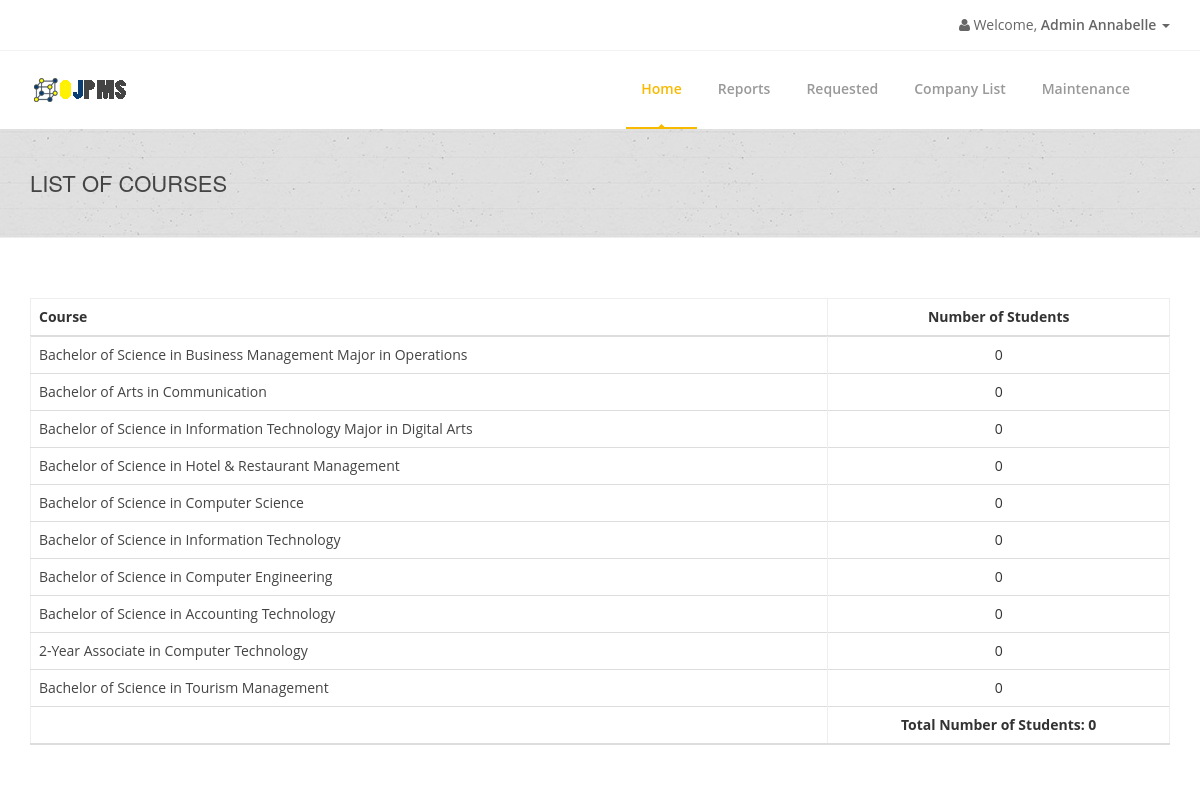
/admin/admin.php (signed in), run on the app's committed database.
### tables this page shows
CREATE TABLE `admintbl` (
  `AdminID` int(11) NOT NULL AUTO_INCREMENT,
  `Username` varchar(255) NOT NULL,
  `Password` varchar(255) NOT NULL,
  `SaltedPassword` varchar(255) NOT NULL,
  `FirstName` varchar(255) NOT NULL,
  `MiddleName` varchar(255) NOT NULL,
  `LastName` varchar(255) NOT NULL,
  `Position` varchar(255) NOT NULL,
  `Address` varchar(255) NOT NULL,
  `ContactNumber` varchar(255) NOT NULL,
  `Usertype` varchar(255) NOT NULL,
  PRIMARY KEY (`AdminID`)
);

CREATE TABLE `coursetbl` (
  `CourseID` int(11) NOT NULL AUTO_INCREMENT,
  `CourseTitle` varchar(255) NOT NULL,
  `CourseCode` varchar(255) NOT NULL,
  `CourseDescription` varchar(255) NOT NULL,
  PRIMARY KEY (`CourseID`)
);

### connection.php (called while the page is built, shortened)
<?php
class GSecureSQLConfig
{
    static function get_mysqli_config($type = NULL)
    {
        if (strtoupper($type) == 'LOCALHOST') {
            return array(
                'host' => 'localhost:3306',
                'user' => 'root',
                'pass' => '',
                'db' => 'e2edb'
            );
        } else {
            return array(
                'host' => 'mysql.hostinger.ph',
                'user' => 'u305071956_e2edb',
                'pass' => 'ocCWVkS7qe',
                'db' => 'u305071956_e2edb'
            );
        }
    }
}
class GSecureSQL
{
    private static $config;
    private static function _get_mysqli_config()
    {
        self::$config = GSecureSQLConfig::get_mysqli_config();
    }
    static function query($sql, $has_return = FALSE, $types = NULL)
    {
        $cn = new mysqli(
            self::$config['host'],
            self::$config['user'],
            self::$config['pass'],
            self::$config['db']
        );
        $ret = NULL;
        $st = $cn->prepare($sql);
        if (is_null($types)) {
            if (!$has_return) {
                $st->execute();
                $st->close();
                $cn->close();
                $ret = 'Query has been executed';
            } else {
                $st->execute();
                $code_result = '$st->bind_result(';
                $bool = false;
                $p = array();
                for($i = 0; $i < $st->field_count; $i++){
                    if(!$bool){
                        $bool = true;
                        $code_result .= '$p[' . $i . ']';
                    }else{
                        $code_result .= ',$p[' . $i . ']';
                    }
                }
                $code_result .= ');';
                eval($code_result);
                $ret = array();
                $k = 0;
                while($st->fetch()){
                    for($i = 0; $i < count($p); $i++){
                        $ret[$k][$i] = $p[$i];
                    }
                    $k++;
                }
            }
        } else {
            if (!$has_return) {
                $arg = func_get_args();
                $code = '$st->bind_param($types';
                for ($i = 3; $i < count($arg); $i++) {
                    $code .= ',$arg[' . $i . ']';
                }
                $code .= ');';
                eval($code);
                $st->execute();
                $st->close();
                $cn->close();
            } else {
                $arg = func_get_args();
                $code = '$st->bind_param($types';
                for ($i = 3; $i < count($arg); $i++) {
                    $code .= ',$arg[' . $i . ']';
                }
                $code .= ');';
                eval($code);
                $st->execute();
                $code_result = '$st->bind_result(';
                $bool = false;
                $p = array();
                for($i = 0; $i < $st->field_count; $i++){
                    if(!$bool){
                        $bool = true;
                        $code_result .= '$p[' . $i . ']';
                    }else{
                        $code_result .= ',$p[' . $i . ']';
                    }
                }
                $code_result .= ');';
                eval($code_result);
                $ret = array();
                $k = 0;
                while($st->fetch()){
                    for($i = 0; $i < count($p); $i++){
                        $ret[$k][$i] = $p[$i];
                    }
                    $k++;
                }
            }
        }
        return $ret;
    }
}

### admin/admin.php (the view, shortened to what this page needs)
<?php
include('../connection.php');
if(isset($_SESSION['AdminID'])){
    $AdminID = $_SESSION['AdminID'];
}else{
    header("location: ../login-admin.php");
}
$TotalStudents =
    GSecureSQL::query(
        "SELECT COUNT(*) FROM studentinfotbl",
        TRUE
    );
$Total = $TotalStudents[0][0];
$infoquery =
    GSecureSQL::query(
        "SELECT FirstName FROM admintbl WHERE AdminID = ?",
        TRUE,
        "s",
        $AdminID
    );
$FirstName = $infoquery[0][0];
?>
<!doctype html>
<html lang="en">
<head>
    <link href="../css/bootstrap.min.css" rel="stylesheet"/>
    <link href="../css/bootstrapValidator.min.css" rel="stylesheet"/>
    <link rel="stylesheet" href="../css/font-awesome.min.css" type="text/css" media="screen">
    <link rel="stylesheet" type="text/css" href="../fonts/ffonts/montserrat.css">
    <link rel="stylesheet" type="text/css" href="../fonts/ffonts/open-sans.css">
    <link rel="stylesheet" type="text/css" href="../css/slicknav.css" media="screen">
    <link rel="stylesheet" type="text/css" href="../css/style.css" media="screen">
    <link rel="stylesheet" type="text/css" href="../css/responsive.css" media="screen">
    <link rel="stylesheet" type="text/css" href="../css/animate.css" media="screen">
    <link rel="stylesheet" type="text/css" href="../css/colors/yellow.css" title="yellow" media="screen"/>
    <link rel="stylesheet" href="../css/notif.css"/>
</head>
<body>
    <div id="container">
        <div class="hidden-header"></div>
        <header class="clearfix">
            <div class="top-bar">
                <div class="container">
                    <div class="row">
                        <div class="col-md-5">
                            <ul class="nav navbar-nav navbar-right">
                                <li class="dropdown">
                                    <a href="#" class="dropdown-toggle" data-toggle="dropdown"><b class="fa fa-user"></b> Welcome, <b>Admin <?php echo $FirstName; ?> </b><b class="caret"></b></a>
                                </li>
                            </ul>
                        </div>
                    </div>
                </div>
            </div>
            <div class="navbar navbar-default navbar-top">
                <div class="container">
                    <div class="navbar-header">
                         <a class="navbar-brand" href="">
                            <img src="../images/ojpms.png">
                        </a>
                    </div>
                    <div class="navbar-collapse collapse">
                        <ul class="nav navbar-nav navbar-right">
                            <li>
                                <a class="active" href="admin.php">Home</a>
                            </li>
                            <li>
                                <a>Reports</a>
                            </li>
                            <li>
                                <a href="admin-requested.php">Requested</a>
                            </li>
                            <li>
                               <a>Company List</a>
                            </li>
                            <li>
                            <a> Maintenance</a>
                        </li>
                        </ul>
                    </div>
                </div>
            </div>
        </header>
        <div class="page-banner" style="padding:40px 0; center #f9f9f9;">
            <div class="container">
                <div class="row">
                    <div class="col-md-6">
                        <h2>List of Courses</h2>
                    </div>
                </div>
            </div>
        </div>
        <div id="content">
            <div class="container">
                <table class="table segment table-hover">
                    <thead>
                        <tr>
                            <th width='70%' class='tabletitle'>Course</th>
                            <th width='30%' class='tabletitle' style = "text-align: center;">Number of Students</th>
                    </thead>
                    <tbody>
                    <?php
                    $course_tbl =
                        GSecureSQL::query(
                            "SELECT * FROM coursetbl",
                            TRUE
                        );
                    foreach ($course_tbl as $value) {
                    $CourseID = $value[0];
                    $CourseTitle = $value[1];
                    $CourseCode = $value[2];
                    $countstudentbycourse_tbl =
                        GSecureSQL::query(
                            "SELECT COUNT(*) FROM studentinfotbl WHERE MajorCourse = ?",
                            TRUE,
                            "s",
                            $CourseCode
                        );
                    foreach ($countstudentbycourse_tbl as $value1) {
                    $TotalStudentByCourse = $value1[0];
                    ?>
                    <tr>
                        <td width=70% class=tabletitle>
                            <a href='admin-field.php?id=<?php echo $CourseID; ?>'><?php echo $CourseTitle; ?></a>
                        </td>
                        <td width=30% class='tabletitle' style = "text-align: center;"><?php echo $TotalStudentByCourse; ?></td>
                    <tr>
                        <?php
                        }
                        }
                        ?>
                    </tbody>
                    <tfoot>
                        <thead>
                            <div class="hr2"></div>
                            <tr>
                                <th width='70%' class='tabletitle'></th>
                                <th width='30%' class='tabletitle' style = "text-align: center;">Total Number of Students: <?php echo $Total; ?></th>
                            </tr>
                        </thead>
                    </tfoot>
                </table>
            </div>
        </div>
    </div>
</body>
</html>

### css/colors/yellow.css (style rules this page uses)
a { color: #444; }
.navbar-default .navbar-nav > li:hover > a, .navbar-default .navbar-nav > li > a.active { color: #f8ba01; }
.navbar-default .navbar-nav > li > a:after { background-color: #f8ba01; }
.navbar-default .navbar-nav > li > a.active, .navbar-default .navbar-nav > li:hover > a { border-color: #f8ba01; }

### data on the page
admintbl: FirstName "Annabelle"
coursetbl: CourseTitle "Bachelor of Science in Business Management Major in Operations", TotalStudentByCourse "0"
coursetbl: CourseTitle "Bachelor of Arts in Communication", TotalStudentByCourse "0"
coursetbl: CourseTitle "Bachelor of Science in Information Technology Major in Digital Arts", TotalStudentByCourse "0"
coursetbl: CourseTitle "Bachelor of Science in Hotel & Restaurant Management", TotalStudentByCourse "0"
coursetbl: CourseTitle "Bachelor of Science in Computer Science", TotalStudentByCourse "0"
coursetbl: CourseTitle "Bachelor of Science in Information Technology", TotalStudentByCourse "0"
coursetbl: CourseTitle "Bachelor of Science in Computer Engineering", TotalStudentByCourse "0"
coursetbl: CourseTitle "Bachelor of Science in Accounting Technology", TotalStudentByCourse "0"
coursetbl: CourseTitle "2-Year Associate in Computer Technology", TotalStudentByCourse "0"
coursetbl: CourseTitle "Bachelor of Science in Tourism Management", TotalStudentByCourse "0"

### other printed values
$Total "0"
